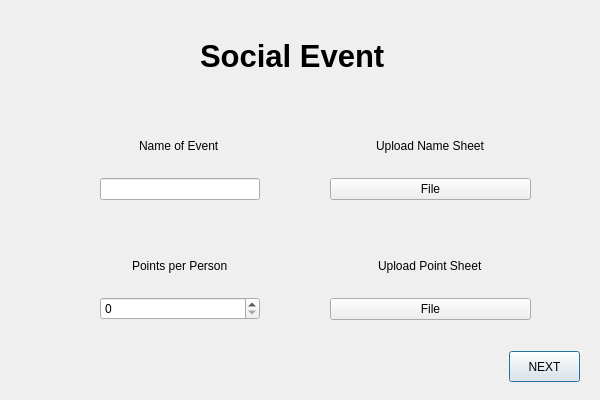
<?xml version="1.0" encoding="UTF-8"?>
<ui version="4.0">
 <class>social_event</class>
 <widget class="QDialog" name="social_event">
  <property name="geometry">
   <rect>
    <x>0</x>
    <y>0</y>
    <width>600</width>
    <height>400</height>
   </rect>
  </property>
  <property name="minimumSize">
   <size>
    <width>600</width>
    <height>400</height>
   </size>
  </property>
  <property name="maximumSize">
   <size>
    <width>600</width>
    <height>400</height>
   </size>
  </property>
  <property name="windowTitle">
   <string>Dialog</string>
  </property>
  <widget class="QLabel" name="social_event_title">
   <property name="geometry">
    <rect>
     <x>200</x>
     <y>10</y>
     <width>211</width>
     <height>91</height>
    </rect>
   </property>
   <property name="font">
    <font>
     <pointsize>23</pointsize>
     <weight>75</weight>
     <bold>true</bold>
    </font>
   </property>
   <property name="text">
    <string>Social Event</string>
   </property>
  </widget>
  <widget class="QPushButton" name="next_button">
   <property name="geometry">
    <rect>
     <x>509</x>
     <y>351</y>
     <width>71</width>
     <height>31</height>
    </rect>
   </property>
   <property name="text">
    <string>NEXT</string>
   </property>
  </widget>
  <widget class="QWidget" name="verticalLayoutWidget">
   <property name="geometry">
    <rect>
     <x>330</x>
     <y>120</y>
     <width>201</width>
     <height>80</height>
    </rect>
   </property>
   <layout class="QVBoxLayout" name="verticalLayout">
    <item alignment="Qt::AlignHCenter">
     <widget class="QLabel" name="name_sheet_label">
      <property name="text">
       <string>Upload Name Sheet</string>
      </property>
     </widget>
    </item>
    <item>
     <widget class="QPushButton" name="name_sheet_upload">
      <property name="text">
       <string>File</string>
      </property>
     </widget>
    </item>
   </layout>
  </widget>
  <widget class="QWidget" name="verticalLayoutWidget_2">
   <property name="geometry">
    <rect>
     <x>330</x>
     <y>240</y>
     <width>201</width>
     <height>80</height>
    </rect>
   </property>
   <layout class="QVBoxLayout" name="verticalLayout_2">
    <item alignment="Qt::AlignHCenter">
     <widget class="QLabel" name="point_sheet_label">
      <property name="text">
       <string>Upload Point Sheet</string>
      </property>
     </widget>
    </item>
    <item>
     <widget class="QPushButton" name="point_sheet_upload">
      <property name="text">
       <string>File</string>
      </property>
     </widget>
    </item>
   </layout>
  </widget>
  <widget class="QWidget" name="verticalLayoutWidget_3">
   <property name="geometry">
    <rect>
     <x>100</x>
     <y>240</y>
     <width>160</width>
     <height>80</height>
    </rect>
   </property>
   <layout class="QVBoxLayout" name="verticalLayout_3">
    <item alignment="Qt::AlignHCenter">
     <widget class="QLabel" name="points_label">
      <property name="text">
       <string>Points per Person</string>
      </property>
     </widget>
    </item>
    <item>
     <widget class="QSpinBox" name="spinBox"/>
    </item>
   </layout>
  </widget>
  <widget class="QWidget" name="verticalLayoutWidget_4">
   <property name="geometry">
    <rect>
     <x>100</x>
     <y>120</y>
     <width>160</width>
     <height>80</height>
    </rect>
   </property>
   <layout class="QVBoxLayout" name="verticalLayout_4">
    <item alignment="Qt::AlignHCenter">
     <widget class="QLabel" name="event_name_label">
      <property name="text">
       <string>Name of Event</string>
      </property>
     </widget>
    </item>
    <item>
     <layout class="QVBoxLayout" name="verticalLayout_5">
      <item>
       <widget class="QLineEdit" name="lineEdit"/>
      </item>
     </layout>
    </item>
   </layout>
  </widget>
  <widget class="QLabel" name="backLabel">
   <property name="geometry">
    <rect>
     <x>-500</x>
     <y>-570</y>
     <width>1621</width>
     <height>1291</height>
    </rect>
   </property>
   <property name="text">
    <string/>
   </property>
  </widget>
  <zorder>backLabel</zorder>
  <zorder>social_event_title</zorder>
  <zorder>next_button</zorder>
  <zorder>verticalLayoutWidget</zorder>
  <zorder>verticalLayoutWidget_2</zorder>
  <zorder>verticalLayoutWidget_3</zorder>
  <zorder>verticalLayoutWidget_4</zorder>
 </widget>
 <resources/>
 <connections/>
</ui>
